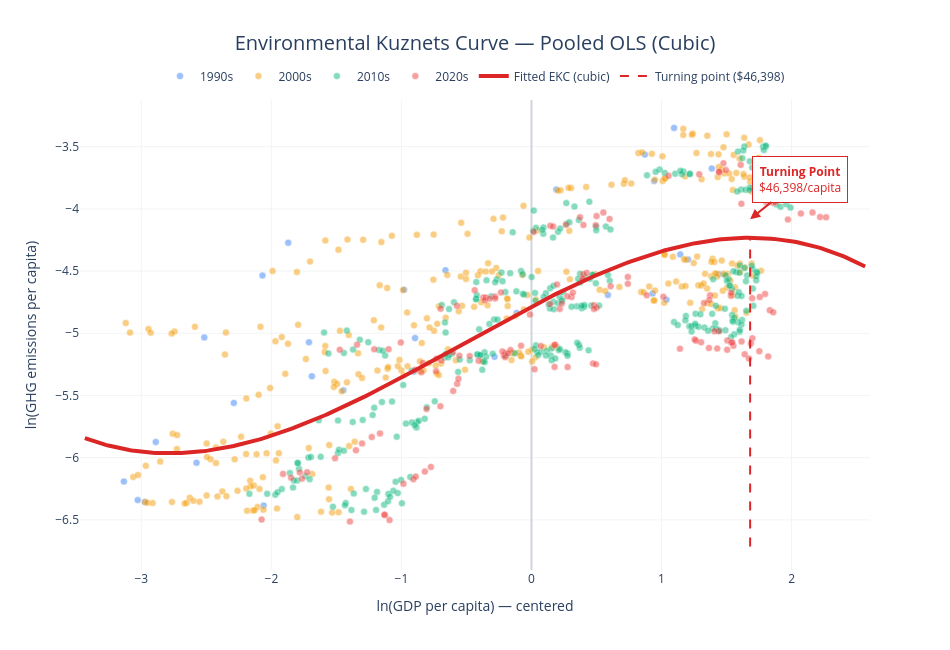

Notebook code for this chart:
### Markdown cell above
## Visualize EKC

### Code cell
# --- Fitted curve ---
gdp_range = np.linspace(df['ln_gdp_centered'].min() - 0.3,
                         df['ln_gdp_centered'].max() + 0.3, 300)
predicted = model_pooled.predict(sm.add_constant(
    pd.DataFrame({
        'ln_gdp_centered': gdp_range,
        'ln_gdp_centered_sq': gdp_range**2,
        'ln_gdp_centered_cub': gdp_range**3
    })
))

peak_y = (model_pooled.params['const']
          + b1 * turning_point_centered
          + b2 * turning_point_centered**2
          + b3 * turning_point_centered**3)

# --- Decade column ---
df['Decade'] = (df['Year'] // 10) * 10

decade_colors = {1990: '#3B82F6', 2000: '#F59E0B', 2010: '#10B981', 2020: '#EF4444'}


# ============================================================
# CHART 1: Pooled EKC — Interactive Scatter
# ============================================================
fig1 = go.Figure()

for decade in sorted(df['Decade'].unique()):
    group = df[df['Decade'] == decade]
    fig1.add_trace(go.Scatter(
        x=group['ln_gdp_centered'],
        y=group['ln_Emissions_pc'],
        mode='markers',
        name=f'{decade}s',
        marker=dict(size=7, color=decade_colors.get(decade, '#999'),
                    opacity=0.5, line=dict(width=0.5, color='white')),
       hovertemplate=(
            '<b>%{customdata[0]}</b> (%{customdata[1]})<br>'
            'Year: %{customdata[2]}<br>'    
            'GDP/capita: $%{customdata[3]:,.0f}<br>'
            'GHG/capita: %{customdata[4]:.4f} kt<br>'
            '<extra></extra>'
        ),
        customdata=np.column_stack([
            group['Country_x'].values,
            group['ISO3'].values,
            group['Year'].values,
            group['GDPperCapita'].values,
            group['GHGperCapita'].values
        ])
    ))

# Fitted curve
fig1.add_trace(go.Scatter(
    x=gdp_range, y=predicted,
    mode='lines', name='Fitted EKC (cubic)',
    line=dict(color='#DC2626', width=4),
    hovertemplate='Fitted ln(GHG/capita): %{y:.3f}<extra>Fitted EKC</extra>'
))

# Turning point dashed line
fig1.add_trace(go.Scatter(
    x=[turning_point_centered, turning_point_centered],
    y=[df['ln_Emissions_pc'].min() - 0.2, peak_y],
    mode='lines', name=f'Turning point (${turning_point_gdp:,.0f})',
    line=dict(color='#DC2626', width=2, dash='dash')
))

# Turning point annotation
fig1.add_annotation(
    x=turning_point_centered, y=peak_y + 0.15,
    text=f'<b>Turning Point</b><br>${turning_point_gdp:,.0f}/capita',
    showarrow=True, arrowhead=2, arrowwidth=2, arrowcolor='#DC2626',
    font=dict(size=12, color='#DC2626'),
    bgcolor='white', bordercolor='#DC2626', borderwidth=1, borderpad=6,
    ax=50, ay=-40
)
fig1.update_layout(
    title=dict(text='Environmental Kuznets Curve — Pooled OLS (Cubic)',
               font=dict(size=20), x=0.5),
    xaxis=dict(title='ln(GDP per capita) — centered', gridcolor='#F3F4F6',
               zeroline=True, zerolinecolor='#D1D5DB'),
    yaxis=dict(title='ln(GHG emissions per capita)', gridcolor='#F3F4F6'),
    plot_bgcolor='white', paper_bgcolor='white',
    legend=dict(orientation='h', yanchor='bottom', y=1.02, xanchor='center', x=0.5),
    hovermode='closest', width=950, height=650
)

fig1.show()

### Figure 1 — Plotly figure (JSON) as saved in the notebook; plotly's stock layout.template omitted (floating-point values rounded to 4 significant figures; data arrays with more than 128 entries replaced by an {"elided": "..."} marker saying what was removed)
{"data": [{"customdata": {"elided": "30x5 mixed values"}, "hovertemplate": "<b>%{customdata[0]}</b> (%{customdata[1]})<br>Year: %{customdata[2]}<br>GDP/capita: $%{customdata[3]:,.0f}<br>GHG/capita: %{customdata[4]:.4f} kt<br><extra></extra>", "marker": {"color": "#3B82F6", "line": {"color": "white", "width": 0.5}, "opacity": 0.5, "size": 7}, "mode": "markers", "name": "1990s", "type": "scatter", "x": [-1.689, -0.1142, 0.8712, -0.9052, 0.9426, -2.289, 1.038, 1.144, -2.973, -2.576, -1.711, 0.9315, 1.443, -2.069, -0.8955, -0.2843, -2.889, -3.028, -2.06, -0.6613, -1.871, 0.1907, -0.9798, 0.5875, -1.447, 1.096, 1.204, 1.386, -2.516, -3.134], "y": [-5.345, -4.837, -3.564, -5.309, -3.776, -5.56, -4.73, -4.366, -6.357, -6.041, -5.073, -4.68, -4.525, -4.536, -5.039, -5.189, -5.874, -6.341, -6.385, -4.493, -4.272, -3.844, -4.65, -4.692, -5.458, -3.349, -4.407, -3.676, -5.033, -6.192]}, {"customdata": {"elided": "300x5 mixed values"}, "hovertemplate": "<b>%{customdata[0]}</b> (%{customdata[1]})<br>Year: %{customdata[2]}<br>GDP/capita: $%{customdata[3]:,.0f}<br>GHG/capita: %{customdata[4]:.4f} kt<br><extra></extra>", "marker": {"color": "#F59E0B", "line": {"color": "white", "width": 0.5}, "opacity": 0.5, "size": 7}, "mode": "markers", "name": "2000s", "type": "scatter", "x": {"elided": "300 float values"}, "y": {"elided": "300 float values"}}, {"customdata": {"elided": "300x5 mixed values"}, "hovertemplate": "<b>%{customdata[0]}</b> (%{customdata[1]})<br>Year: %{customdata[2]}<br>GDP/capita: $%{customdata[3]:,.0f}<br>GHG/capita: %{customdata[4]:.4f} kt<br><extra></extra>", "marker": {"color": "#10B981", "line": {"color": "white", "width": 0.5}, "opacity": 0.5, "size": 7}, "mode": "markers", "name": "2010s", "type": "scatter", "x": {"elided": "300 float values"}, "y": {"elided": "300 float values"}}, {"customdata": {"elided": "150x5 mixed values"}, "hovertemplate": "<b>%{customdata[0]}</b> (%{customdata[1]})<br>Year: %{customdata[2]}<br>GDP/capita: $%{customdata[3]:,.0f}<br>GHG/capita: %{customdata[4]:.4f} kt<br><extra></extra>", "marker": {"color": "#EF4444", "line": {"color": "white", "width": 0.5}, "opacity": 0.5, "size": 7}, "mode": "markers", "name": "2020s", "type": "scatter", "x": {"elided": "150 float values"}, "y": {"elided": "150 float values"}}, {"hovertemplate": "Fitted ln(GHG/capita): %{y:.3f}<extra>Fitted EKC</extra>", "line": {"color": "#DC2626", "width": 4}, "mode": "lines", "name": "Fitted EKC (cubic)", "type": "scatter", "x": {"elided": "300 float values"}, "y": {"elided": "300 float values"}}, {"line": {"color": "#DC2626", "dash": "dash", "width": 2}, "mode": "lines", "name": "Turning point ($46,398)", "type": "scatter", "x": [1.681, 1.681], "y": [-6.714, -4.233]}], "layout": {"annotations": [{"arrowcolor": "#DC2626", "arrowhead": 2, "arrowwidth": 2, "ax": 50, "ay": -40, "bgcolor": "white", "bordercolor": "#DC2626", "borderpad": 6, "borderwidth": 1, "font": {"color": "#DC2626", "size": 12}, "showarrow": true, "text": "<b>Turning Point</b><br>$46,398/capita", "x": 1.681, "y": -4.083}], "height": 650, "hovermode": "closest", "legend": {"orientation": "h", "x": 0.5, "xanchor": "center", "y": 1.02, "yanchor": "bottom"}, "paper_bgcolor": "white", "plot_bgcolor": "white", "title": {"font": {"size": 20}, "text": "Environmental Kuznets Curve — Pooled OLS (Cubic)", "x": 0.5}, "width": 950, "xaxis": {"gridcolor": "#F3F4F6", "title": {"text": "ln(GDP per capita) — centered"}, "zeroline": true, "zerolinecolor": "#D1D5DB"}, "yaxis": {"gridcolor": "#F3F4F6", "title": {"text": "ln(GHG emissions per capita)"}}}}
